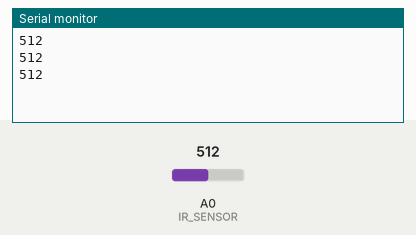
Bench run of a sketch on a simulated Arduino Uno, built with avr-gcc and run on an emulated ATmega328P. On the bench: the last lines printed to the serial monitor. Inputs (shaded band) come from the test bench; at power-on: A0 (IR_SENSOR) = 512.

Above: at 1.3 s.
1.4 s: A0 (IR_SENSOR) set to 716
At 1.9 s:
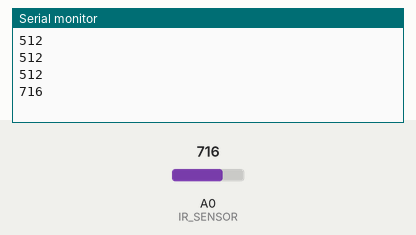
2.9 s: A0 (IR_SENSOR) set to 900
At 3.4 s:
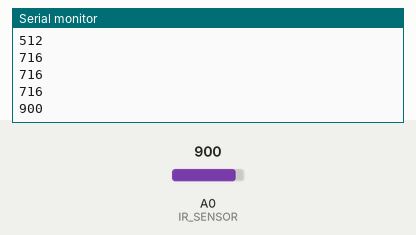
Timing chart, 0 to 5.9 s (numbered marks = the images above; inputs shaded):
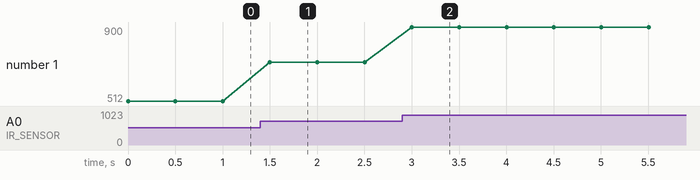

The sketch:

IR_testing.ino
```cpp
#define IR_SENSOR A0

void setup() {
  Serial.begin(115200);
  analogReference(DEFAULT);
}

void loop() {
  int sensorValue = analogRead(IR_SENSOR);
  Serial.println(sensorValue);
  delay(500);
}
```

Measured:
- after the input at 1.4 s, the serial monitor: prints a new line after 0.10 s (image 1)
- after the input at 2.9 s, the serial monitor: prints a new line after 0.10 s (image 2)
- plotted number 1: 512 → 716 after the input at 1.4 s, 716 → 900 after the input at 2.9 s
